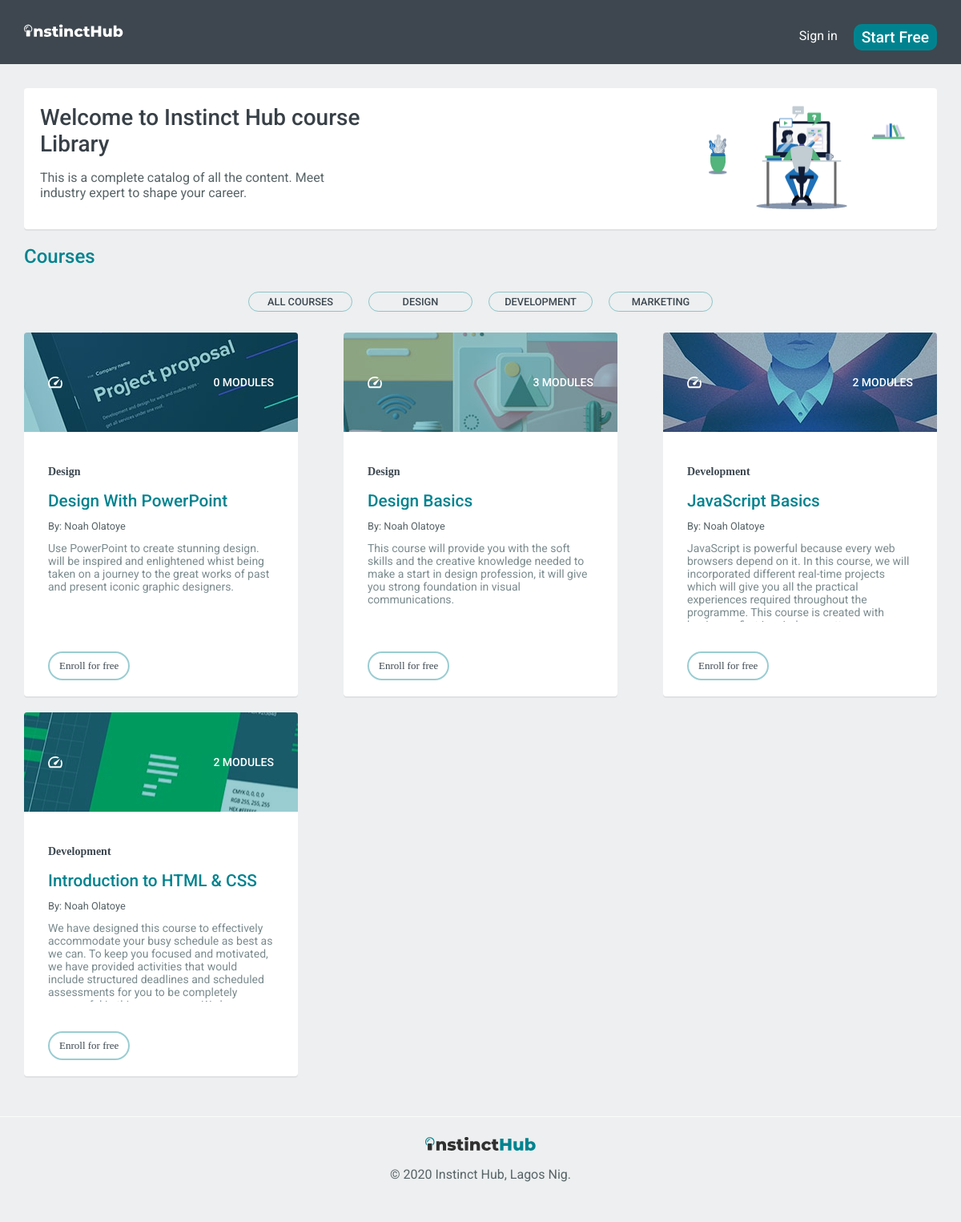
The page / on the database its author committed.
### courses/models.py (models this page shows, shortened)
class Subject(models.Model):
    title = models.CharField(max_length=200)
    slug = models.SlugField(max_length=200, unique=True)
    class Meta:
        ordering = ['title']
    def __str__(self):
        return self.title

class Course(models.Model):
    owner = models.ForeignKey(User,
                              related_name='courses_created',
                              on_delete=models.CASCADE)
    students = models.ManyToManyField(User,
                                      related_name='courses_joined',
                                      blank=True)
    subject = models.ForeignKey(Subject,
                                      related_name='courses',
                                      on_delete=models.CASCADE)
    title = models.CharField(max_length=200)
    slug = models.SlugField(max_length=200, unique=True)
    overview = models.TextField()
    cover_img = models.ImageField(upload_to='coverImage')
    created = models.DateTimeField(auto_now_add=True)
    class Meta:
        ordering = ['-created']

### courses/views.py (the view)
# urls.py: path('', cache_page(60 * 15)(CourseListView.as_view()),
class CourseListView(TemplateResponseMixin, View):
    model = Course
    template_name = 'courses/course/list.html'
    def get(self, request, subject=None):
        subjects = cache.get('all_subjects')
        if not subjects:
            subjects = Subject.objects.annotate(
                          total_courses=Count('courses'))
            cache.set('all_subjects', subjects)
            all_courses = Course.objects.annotate(
                          total_modules=Count('modules'))
        if subject:
            subject = get_object_or_404(Subject, slug=subject)
            key = 'subject_{}_courses'.format(subject.id)
            courses = cache.get(key)
            if not courses:
                courses = all_courses.filter(subject=subject)
                cache.set(key, courses)
        else:
            courses = cache.get('all_courses')
            if not courses:
                courses = all_courses
                cache.set('all_courses', courses)
        return self.render_to_response({'subjects': subjects,
                                       'subject': subject,
                                       'courses': courses})

### courses/templates/courses/course/list.html (shortened to what this page needs)
{% extends "base.html" %}
{% load static %}
{% block content %}
<div class="banner_wrap">
  <div class="banner_content box">
    <img class="banner_img" src="{% static 'img/library_img.png' %}" alt="Man Studying">
    <div>
      <h1>Welcome to Instinct Hub course Library</h1>
      <p>This is a complete catalog of all the content. Meet industry expert to shape your career.</p>
    </div>
  </div>
</div>
<h2>
    {% if subject %}
        {{ subject.title }} courses
    {% else %}
        Courses
    {% endif %}
</h2>
<div class="contents">
    <ul id="modules" class="module_category">
        <li {% if not subject %}class="selected"{% endif %}>
            <a href="{% url "course_list" %}">All Courses</a>
        </li>
        {% for s in subjects %}
            <li {% if subject == s %}class="selected"{% endif %}>
                <a href="{% url "course_list_subject" s.slug %}">
                    {{ s.title }}
                </a>
            </li>
        {% endfor %}
    </ul>
</div>
<div class="module">
    {% for course in courses %}
        {% with subject=course.subject %}
          <div class="module_box">
            <div class="module_box_content box">
              <div class="cover_img_bg" style="background-image: url('{{course.cover_img.url}}'); background-repeat: no-repeat; background-position: center;"></div>
              <div class="module_progress">
                <img src="{% static 'img/progress.svg' %}" alt="Progress Icon">
                <span class="module_estimate">{{ course.total_modules }} modules</span>
              </div>
              <strong class="module_type"><a href="{% url "course_list_subject" subject.slug %}">{{ subject }}</a></strong>
              <h3 class="module_title"><a href="{% url "course_detail" course.slug %}">{{ course.title }}</a></h3>
              <p class="instructor">By: {{ course.owner.get_full_name }} </p>
              <p class="module_description">{{ course.overview}}</p>
                {% with subject=course.subject %}
                  <div class="module_tags">
                    {% if request.user.is_authenticated %}
                      <a href="{% url "course_list_subject" subject.slug %}" class="truncated-tags tag"> Enrol </a>
                    {% else %}
                        <a href="{% url "student_registration" %}" class="button tag">
                            Enroll for free
                        </a>
                    {% endif %}
                  </div>
                {% endwith %}
            </div>
          </div>
        {% endwith %}
    {% endfor %}
</div>
{% endblock %}

### courses/templates/base.html (shortened to what this page needs)
{% load static %}
<!DOCTYPE html>
<html>
<head>
  <link rel="stylesheet" href="{% static 'css/base.css' %}" >
</head>
<body>
  <div class="main_wrapper">
    <header id="header" class="header">
      <nav class="wrapper header_nav">
        <div class="logo_div">
          <a href="/"> <img class="logo logo1" src="{% static 'svg/instincthub_logo_white.svg' %}" alt="NESG Logo"> </a>
        </div>
        <ul class="menu">
          {% if request.user.is_authenticated %}
            <li><a href="{% url "logout" %}">Sign out</a></li>
          {% else %}
            <li><a href="{% url "login" %}">Sign in</a></li>
            <li> <a class="registration-button" href="{% url "student_registration" %}">Start Free</a> </li>
          {% endif %}
        </ul>
      </nav>
    </header>
    <div id="content" class="wrapper content-inside">
      {% block content %}
      {% endblock %}
    </div>
  </div>
  <footer>
    <div class="">
      <div class=" wrapper">
        <a href="https://nesgroup.org" target="_blank"><img class="logo" src="{% static 'svg/instincthub_logo.svg' %}" alt="NESG Logo"></a>
        <p>© 2020 Instinct Hub, Lagos Nig.</p>
      </div>
      <div class="footer_media">
      </div>
    </div>
  </footer>
</body>
</html>

### rows shown on the page
Subject: title "DESIGN"
Subject: title "DEVELOPMENT"
Subject: title "MARKETING"
Course: cover_img (picture), total_modules "0", subject "Design", title "Design With PowerPoint", owner.get_full_name "Noah Olatoye", overview "Use PowerPoint to create stunning design. will be inspired and enlightened whist being taken on a journey to the great works of past and present iconic graphic designers."
Course: cover_img (picture), total_modules "3", subject "Design", title "Design Basics", owner.get_full_name "Noah Olatoye", overview "This course will provide you with the soft skills and the creative knowledge needed to make a start in design profession, it will give you strong foundation in visual communications."
Course: cover_img (picture), total_modules "2", subject "Development", title "JavaScript Basics", owner.get_full_name "Noah Olatoye", overview "JavaScript is powerful because every web browsers depend on it. In this course, we will incorporated different real-time projects which will give you all the practical experiences required throughout the programme. This course is created with…"
Course: cover_img (picture), total_modules "2", subject "Development", title "Introduction to HTML & CSS", owner.get_full_name "Noah Olatoye", overview "We have designed this course to effectively accommodate your busy schedule as best as we can. To keep you focused and motivated, we have provided activities that would include structured deadlines and scheduled assessments for you to be completely…"
